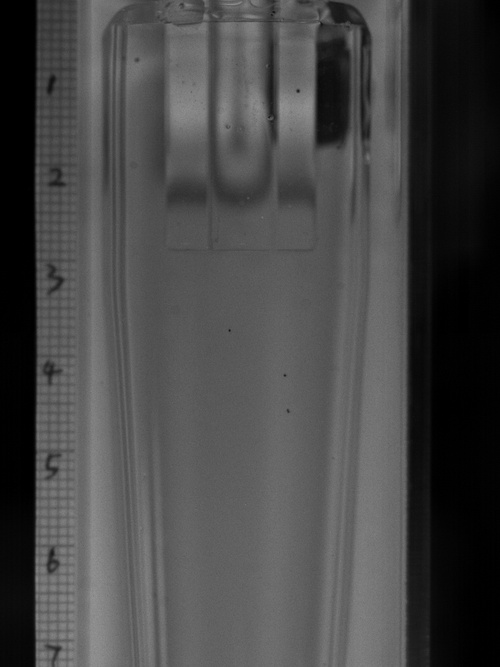
#> input picture 1.jpg, 500 x 667 px, shrunk from 768 x 1024 before the run
$ python sharp_.py
#> lines starting #> are read from the running program, lines starting #| are printed output that depends on the picture; after the words box and inside, x2 and y2 are one past the last pixel; in counts of white or black regions, pixels touching at a corner belong together
#> in process_image, image is the input picture: shape (667, 500); min 0, max 147, mean 71
import cv2
import numpy as np


def apply_bilateral_filter(image, config):
    """使用双边滤波，减少噪点的同时保留边缘"""
    return cv2.bilateralFilter(
        image, config["d"], config["sigma_color"], config["sigma_space"]
    )


def apply_contrast_enhancement(image, config):
    """增强对比度（CLAHE）"""
    clahe = cv2.createCLAHE(
        clipLimit=config["clip_limit"], tileGridSize=config["tile_grid_size"]
    )
    return clahe.apply(image)
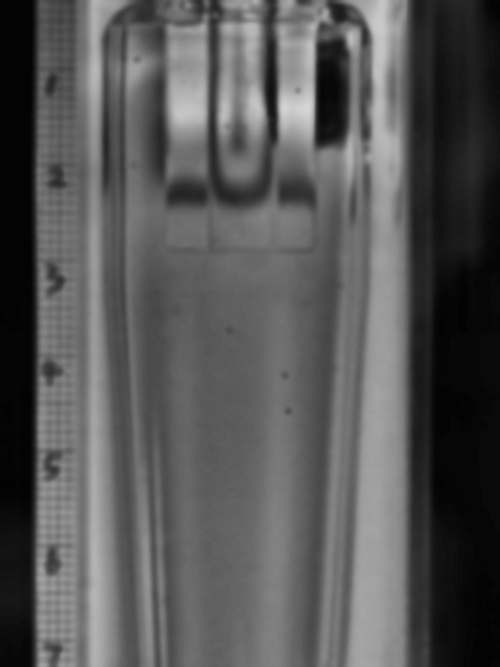
#> returned value: shape (667, 500); min 2, max 212, mean 86.1


def apply_thresholding(image, config):
    """自适应阈值分割：区分背景和粒子"""
    return cv2.adaptiveThreshold(
        image,
        255,
        cv2.ADAPTIVE_THRESH_GAUSSIAN_C,
        cv2.THRESH_BINARY_INV,
        config["block_size"],
        config["c_value"],
    )
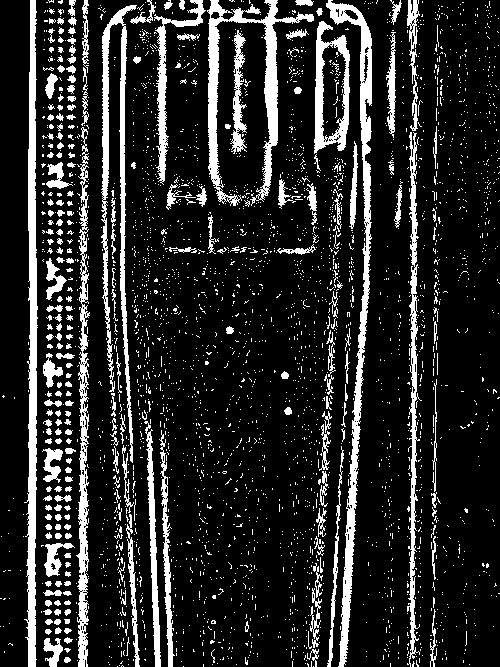
#> returned value: shape (667, 500); 16% white; 3178 white regions (2934 under 20 px), largest, box (x1, y1, x2, y2) and area: (326, 0, 372, 667) 5154, (24, 0, 38, 667) 4983, (207, 0, 314, 206) 4351


def apply_sharpening(image, config):
    """锐化处理，增强粒子效果"""
    kernel = np.array([[0, -1, 0], [-1, 5, -1], [0, -1, 0]])
    return cv2.filter2D(image, -1, kernel)


def apply_median_filter(image):
    """中值滤波去除噪点"""
    return cv2.medianBlur(image, 3)


def apply_gaussian_filter(image, kernel_size=(5, 5), sigma_x=0):
    """使用高斯滤波进行去噪处理"""
    return cv2.GaussianBlur(image, kernel_size, sigma_x)


def apply_morphological_opening(image, kernel_size=3):
    """使用形态学开运算去除噪点"""
#> called with kernel_size = 4
    kernel = cv2.getStructuringElement(cv2.MORPH_RECT, (kernel_size, kernel_size))
    return cv2.morphologyEx(image, cv2.MORPH_OPEN, kernel)
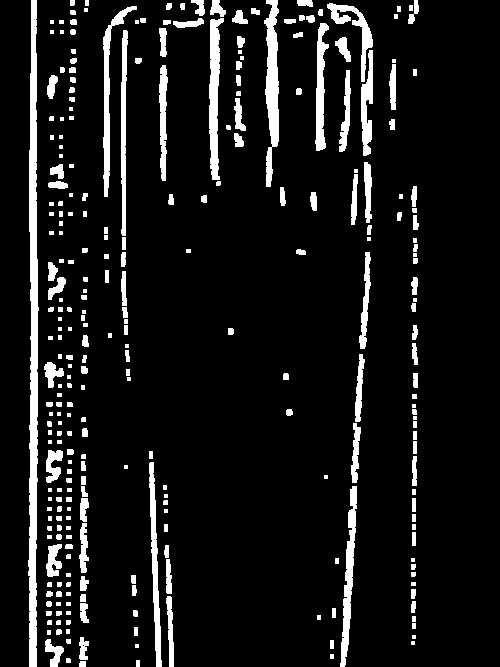
#> returned value: shape (667, 500); 9.3% white; 288 white regions (49 under 20 px), largest, box (x1, y1, x2, y2) and area: (28, 0, 39, 667) 4885, (264, 0, 279, 187) 1713, (209, 18, 224, 180) 1417


# 处理步骤和参数的配置
pipeline_config = {
    "gaussian_filter": {"kernel_size": (5, 5), "sigma_x": 1},
    "bilateral_filter": {"d": 9, "sigma_color": 75, "sigma_space": 75},
    "contrast_enhancement": {"clip_limit": 2.0, "tile_grid_size": (8, 8)},
    "thresholding": {"block_size": 11, "c_value": 2},
    "sharpening": {},  # 锐化暂时不需要参数
}


def process_image(image_path, output_path, config):
    # 读取图像
    image = cv2.imread(image_path, cv2.IMREAD_GRAYSCALE)
    image_original = image.copy()  # 保留原始图像

    # 应用各种滤波和处理
    image = apply_gaussian_filter(image, **config["gaussian_filter"])
    image = apply_bilateral_filter(image, config["bilateral_filter"])
    image = apply_contrast_enhancement(image, config["contrast_enhancement"])
    image = apply_thresholding(image, config["thresholding"])
    image = apply_sharpening(image, config["sharpening"])
    image = apply_morphological_opening(image, kernel_size=4)

    # 拼接图像（水平拼接）
    concatenated_image = np.hstack((image_original, image))
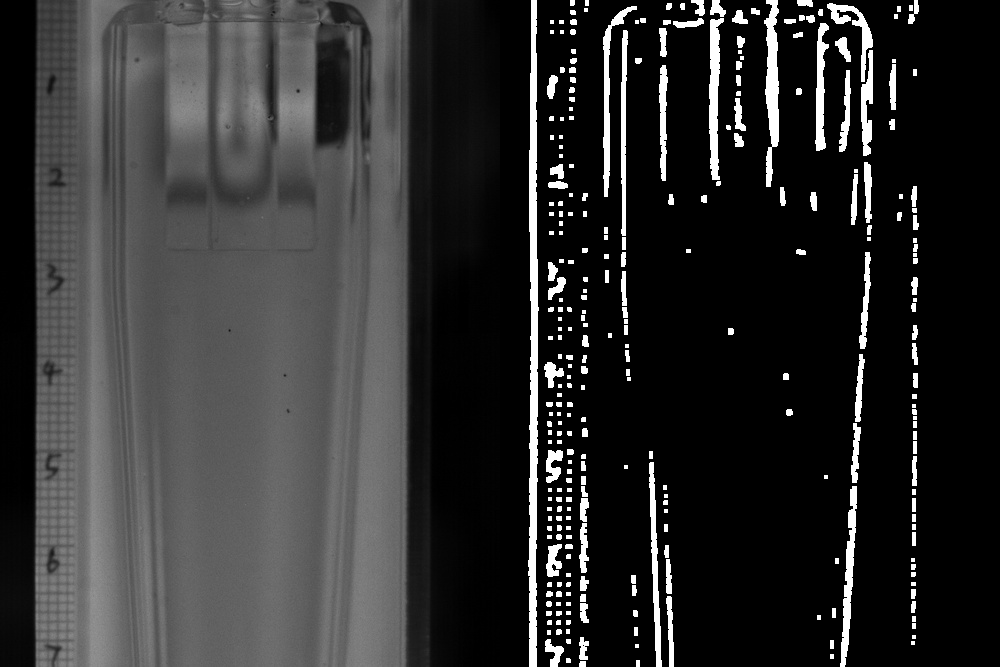
#> concatenated_image: shape (667, 1000); min 0, max 255, mean 47.4

    # 显示与保存图像
    cv2.imshow("Original and Processed Image", concatenated_image)  # 显示拼接后的图像
    cv2.imwrite(output_path, concatenated_image)

    cv2.waitKey(0)
    cv2.destroyAllWindows()
    print(f"处理完成：{image_path}")
    return image, image_original


if __name__ == "__main__":
    process_image("1.jpg", "denoised_sharpened_image.jpg", pipeline_config)
